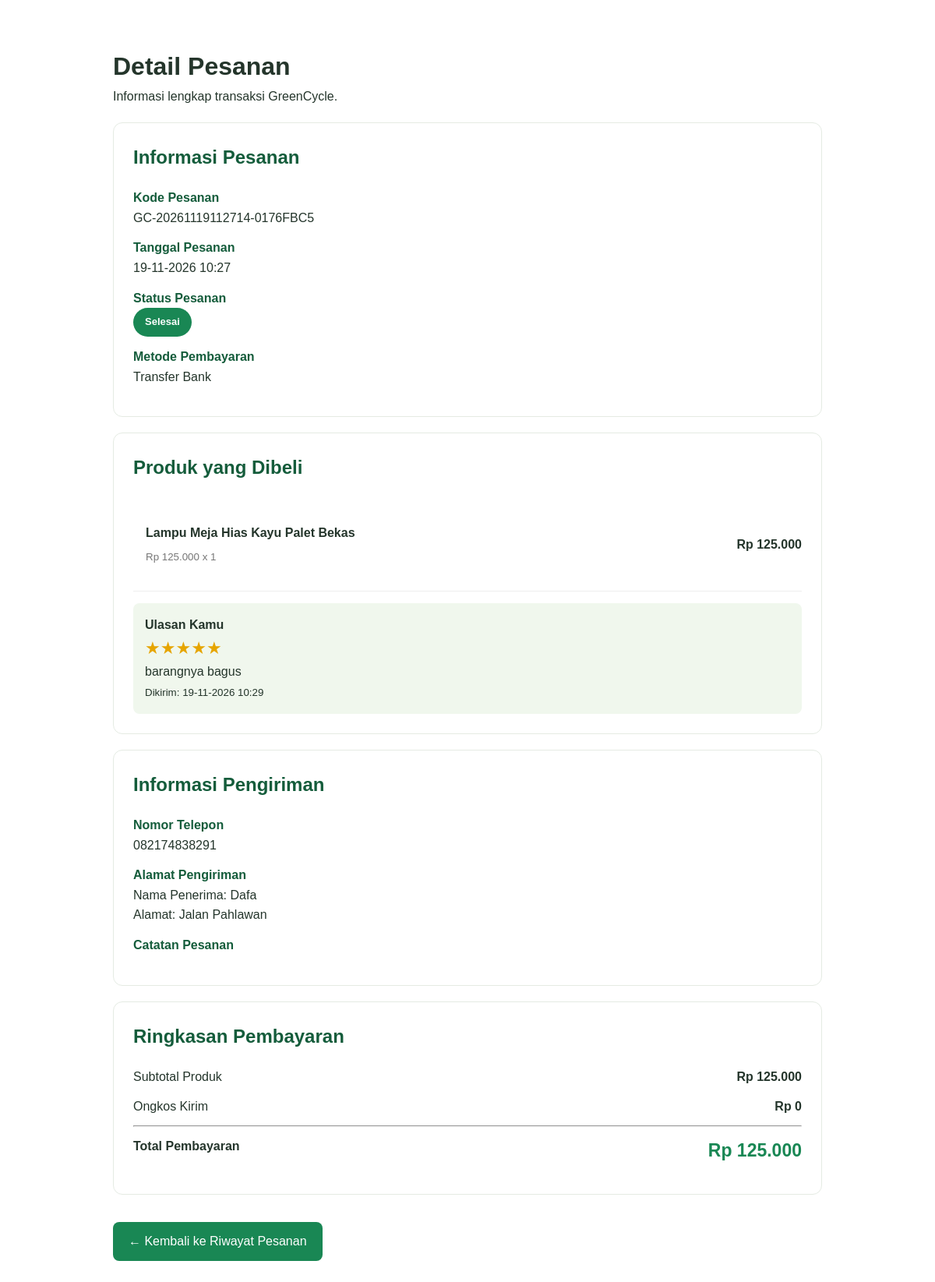
Page /pages/order-detail.php?id=2 (signed in) on the committed database.
### tables this page shows
CREATE TABLE `transactions` (
  `id` int(11) NOT NULL,
  `order_id` int(11) NOT NULL,
  `payment_method` enum('bank_transfer','cash_on_delivery') NOT NULL DEFAULT 'bank_transfer',
  `payment_status` enum('pending','verified','rejected') NOT NULL DEFAULT 'pending',
  `payment_proof` varchar(255) DEFAULT NULL,
  `payment_date` datetime DEFAULT NULL,
  `verified_at` datetime DEFAULT NULL,
  `created_at` timestamp NOT NULL DEFAULT current_timestamp(),
  `updated_at` timestamp NOT NULL DEFAULT current_timestamp() ON UPDATE current_timestamp()
);

CREATE TABLE `orders` (
  `id` int(11) NOT NULL,
  `order_code` varchar(50) NOT NULL,
  `user_id` int(11) NOT NULL,
  `store_id` int(11) NOT NULL,
  `order_date` timestamp NOT NULL DEFAULT current_timestamp(),
  `shipping_address` text NOT NULL,
  `phone` varchar(20) NOT NULL DEFAULT '',
  `subtotal` decimal(12,2) NOT NULL DEFAULT 0.00,
  `shipping_cost` decimal(12,2) NOT NULL DEFAULT 0.00,
  `total_amount` decimal(12,2) NOT NULL DEFAULT 0.00,
  `status` enum('pending','processing','shipped','completed','cancelled') NOT NULL DEFAULT 'pending',
  `notes` text DEFAULT NULL,
  `created_at` timestamp NOT NULL DEFAULT current_timestamp(),
  `updated_at` timestamp NOT NULL DEFAULT current_timestamp() ON UPDATE current_timestamp()
);

CREATE TABLE `reviews` (
  `id` int(11) NOT NULL,
  `user_id` int(11) NOT NULL,
  `product_id` int(11) NOT NULL,
  `order_item_id` int(11) NOT NULL,
  `rating` tinyint(4) NOT NULL,
  `comment` text DEFAULT NULL,
  `created_at` timestamp NOT NULL DEFAULT current_timestamp(),
  `updated_at` timestamp NOT NULL DEFAULT current_timestamp() ON UPDATE current_timestamp()
);

CREATE TABLE `order_items` (
  `id` int(11) NOT NULL,
  `order_id` int(11) NOT NULL,
  `product_id` int(11) DEFAULT NULL,
  `product_name` varchar(150) NOT NULL,
  `product_photo` varchar(255) DEFAULT NULL,
  `price` decimal(12,2) NOT NULL,
  `quantity` int(11) NOT NULL,
  `subtotal` decimal(12,2) NOT NULL
);

### includes/init.php (called while the page is built, shortened)
<?php
function e($value)
{
    return htmlspecialchars((string) $value, ENT_QUOTES, 'UTF-8');
}

### pages/order-detail.php (the view, shortened to what this page needs)
<?php
require_once __DIR__ . '/../includes/auth_check.php';
$user_id = (int) $_SESSION['user_id'];
$order_id = filter_input(INPUT_GET, 'id', FILTER_VALIDATE_INT);
$stmt = $conn->prepare("
    SELECT
        o.id,
        o.order_code,
        o.order_date,
        o.shipping_address,
        o.phone,
        o.subtotal,
        o.shipping_cost,
        o.total_amount,
        t.payment_method,
        o.status,
        o.notes
    FROM orders o
    LEFT JOIN transactions t ON t.order_id = o.id
    WHERE o.id = ? AND o.user_id = ?
    LIMIT 1
");
$stmt->bind_param("ii", $order_id, $user_id);
$stmt->execute();
$order = $stmt->get_result()->fetch_assoc();
$stmt = $conn->prepare("
    SELECT
        oi.id AS order_item_id,
        oi.product_id,
        oi.product_name,
        oi.product_photo,
        oi.price,
        oi.quantity,
        oi.subtotal,
        r.id AS review_id,
        r.rating AS review_rating,
        r.comment AS review_comment,
        r.created_at AS review_created_at
    FROM order_items oi
    LEFT JOIN reviews r
        ON r.order_item_id = oi.id
       AND r.user_id = ?
       AND r.product_id = oi.product_id
    WHERE oi.order_id = ?
    ORDER BY oi.id ASC
");
$stmt->bind_param("ii", $user_id, $order_id);
$stmt->execute();
$result = $stmt->get_result();
$items = [];
while ($row = $result->fetch_assoc()) {
    $items[] = $row;
}
$status_labels = [
    'pending' => 'Menunggu Pembayaran',
    'processing' => 'Sedang Diproses',
    'shipped' => 'Sedang Dikirim',
    'completed' => 'Selesai'
];
$status_colors = [
    'pending' => '#f0ad4e',
    'processing' => '#0d6efd',
    'shipped' => '#6f42c1',
    'completed' => '#198754'
];
$status = $order['status'];
$status_label = $status_labels[$status] ?? ucfirst($status);
$status_color = $status_colors[$status] ?? '#6c757d';
function rupiah($amount)
{
    return 'Rp ' . number_format(
        (float) $amount,
        0,
        ',',
        '.'
    );
}
?>
<!DOCTYPE html>
<html lang="id">
<head>
    <link rel="stylesheet"
          href="/GreenCycle/assets/css/style.css">
</head>
<body>
<main class="detail-container">
    <h1>Detail Pesanan</h1>
    <p>
        Informasi lengkap transaksi GreenCycle.
    </p>
    <div class="detail-card">
        <h2>Informasi Pesanan</h2>
        <div class="info-row">
            <strong>Kode Pesanan</strong>
            <?= e($order['order_code']) ?>
        </div>
        <div class="info-row">
            <strong>Tanggal Pesanan</strong>
            <?= e(date(
                'd-m-Y H:i',
                strtotime($order['order_date'])
            )) ?>
        </div>
        <div class="info-row">
            <strong>Status Pesanan</strong>
            <span class="order-status"
                  style="background:<?= e($status_color) ?>">
                <?= e($status_label) ?>
            </span>
        </div>
        <div class="info-row">
            <strong>Metode Pembayaran</strong>
            <?= e(($order['payment_method'] ?? '') === 'bank_transfer' ? 'Transfer Bank' : (($order['payment_method'] ?? '') === 'cash_on_delivery' ? 'COD' : '-')) ?>
        </div>
    </div>
    <div class="detail-card">
        <h2>Produk yang Dibeli</h2>
        <?php if (empty($items)): ?>
            <p>Detail produk tidak ditemukan.</p>
        <?php else: ?>
            <?php foreach ($items as $item): ?>
                <div class="product-row">
                    <div class="product-info">
                        <strong>
                            <?= e($item['product_name']) ?>
                        </strong>
                        <small>
                            <?= rupiah($item['price']) ?>
                            x <?= (int) $item['quantity'] ?>
                        </small>
                    </div>
                    <div class="product-price">
                        <?= rupiah($item['subtotal']) ?>
                    </div>
                </div>
                <?php if ($status === 'completed'): ?>
                    <?php if (!empty($item['review_id'])): ?>
                        <div class="review-display">
                            <strong>Ulasan Kamu</strong>
                            <div class="stars">
                                <?= str_repeat(
                                    '★',
                                    (int) $item['review_rating']
                                ) ?><?= str_repeat(
                                    '☆',
                                    5 - (int) $item['review_rating']
                                ) ?>
                            </div>
                            <p>
                                <?= nl2br(e(
                                    $item['review_comment'] ?? ''
                                )) ?>
                            </p>
                            <small>
                                Dikirim:
                                <?= e(date(
                                    'd-m-Y H:i',
                                    strtotime($item['review_created_at'])
                                )) ?>
                            </small>
                        </div>
                    <?php endif; ?>
                <?php else: ?>
                    <p class="review-pending">
                        Ulasan dapat diberikan setelah pesanan selesai.
                    </p>
                <?php endif; ?>
            <?php endforeach; ?>
        <?php endif; ?>
    </div>
    <div class="detail-card">
        <h2>Informasi Pengiriman</h2>
        <div class="info-row">
            <strong>Nomor Telepon</strong>
            <?= e($order['phone']) ?>
        </div>
        <div class="info-row">
            <strong>Alamat Pengiriman</strong>
            <?= nl2br(e($order['shipping_address'])) ?>
        </div>
        <div class="info-row">
            <strong>Catatan Pesanan</strong>
        </div>
    </div>
    <div class="detail-card">
        <h2>Ringkasan Pembayaran</h2>
        <div class="summary-row">
            <span>Subtotal Produk</span>
            <strong><?= rupiah($order['subtotal']) ?></strong>
        </div>
        <div class="summary-row">
            <span>Ongkos Kirim</span>
            <strong><?= rupiah($order['shipping_cost']) ?></strong>
        </div>
        <hr>
        <div class="summary-row">
            <strong>Total Pembayaran</strong>
            <span class="grand-total">
                <?= rupiah($order['total_amount']) ?>
            </span>
        </div>
    </div>
    <a href="/GreenCycle/pages/order-history.php"
       class="back-button">
        &larr; Kembali ke Riwayat Pesanan
    </a>
</main>
</body>
</html>

### assets/css/style.css (style rules this page uses)
:root { --green-dark: #123f2b; --green-primary: #176b43; --green-medium: #398d4b; --green-light: #83bd38; --green-soft: #edf5e9; --cream: #faf9f3; --white: #ffffff; --text-dark: #24352b; --text-muted: #718074; --border: #e8eee6; --shadow: 0 12px 35px rgba(24, 65, 42, 0.08); }
* { margin: 0; padding: 0; box-sizing: border-box; }
html { scroll-behavior: smooth; scroll-padding-top: 90px; }
body { font-family: Arial, Helvetica, sans-serif; color: var(--text-dark); background: var(--white); line-height: 1.6; }
a { text-decoration: none; color: inherit; }
.product-info { padding: 16px; }

### pages/order-detail.php (style rules this page uses)
.detail-container { max-width: 950px; margin: 40px auto; padding: 20px; }
.detail-card { background: white; border: 1px solid #e5ebe3; border-radius: 12px; padding: 25px; margin: 20px 0; }
.detail-card h2 { color: #145c3b; margin-bottom: 20px; }
.order-status { display: inline-block; padding: 8px 15px; color: white; border-radius: 20px; font-weight: bold; font-size: 13px; }
.product-row { display: flex; justify-content: space-between; align-items: center; gap: 15px; padding: 15px 0; border-bottom: 1px solid #eee; }
.product-info { flex: 1; }
.product-info strong { display: block; margin-bottom: 5px; }
.product-info small { color: #777; }
.product-price { text-align: right; font-weight: bold; }
.summary-row { display: flex; justify-content: space-between; gap: 15px; margin: 12px 0; }
.grand-total { color: #198754; font-size: 23px; font-weight: bold; }
.back-button { display: inline-block; background: #198754; color: white; text-decoration: none; padding: 12px 20px; border-radius: 8px; margin-top: 15px; }
.info-row { margin: 13px 0; line-height: 1.6; }
.info-row strong { display: block; color: #145c3b; }
.review-display { background: #f0f7ed; border-radius: 8px; padding: 15px; margin-top: 15px; }
.review-display .stars { color: #e6a500; font-size: 22px; }

### rows in the picture
transactions: order.order_code "GC-20261119112714-0176FBC5", order.order_date "19-11-2026 10:27", order.status "Selesai", payment_method "Transfer Bank", order.phone "082174838291", order.shipping_address "Nama Penerima: Dafa Alamat: Jalan Pahlawan", order.subtotal "Rp 125.000", order.shipping_cost "Rp 0", order.total_amount "Rp 125.000"
reviews: order_item.product_name "Lampu Meja Hias Kayu Palet Bekas", order_item.price "Rp 125.000", order_item.quantity "1", order_item.subtotal "Rp 125.000", rating "★★★★★", comment "barangnya bagus", created_at "19-11-2026 10:29"
